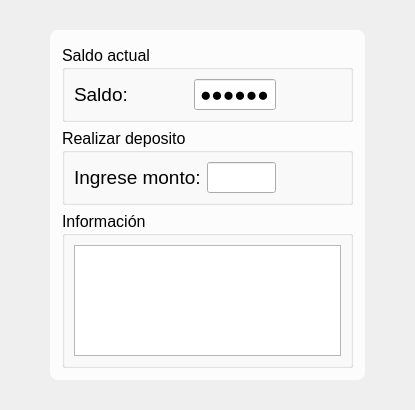
<?xml version="1.0" encoding="UTF-8"?>
<ui version="4.0">
 <class>MainWindow</class>
 <widget class="QMainWindow" name="MainWindow">
  <property name="windowModality">
   <enum>Qt::WindowModality::NonModal</enum>
  </property>
  <property name="geometry">
   <rect>
    <x>0</x>
    <y>0</y>
    <width>415</width>
    <height>410</height>
   </rect>
  </property>
  <property name="minimumSize">
   <size>
    <width>415</width>
    <height>410</height>
   </size>
  </property>
  <property name="maximumSize">
   <size>
    <width>415</width>
    <height>410</height>
   </size>
  </property>
  <property name="font">
   <font>
    <pointsize>16</pointsize>
    <bold>true</bold>
   </font>
  </property>
  <property name="windowTitle">
   <string>Cuenta bancaria</string>
  </property>
  <property name="windowIcon">
   <iconset resource="Resource.qrc">
    <normaloff>:/imagenes/Imagenes/ico_bank.png</normaloff>:/imagenes/Imagenes/ico_bank.png</iconset>
  </property>
  <property name="windowOpacity">
   <double>1.000000000000000</double>
  </property>
  <property name="styleSheet">
   <string notr="true">#MainWindow{
border-image: url(:/imagenes/Imagenes/bank.png);
}
</string>
  </property>
  <property name="tabShape">
   <enum>QTabWidget::TabShape::Rounded</enum>
  </property>
  <property name="dockNestingEnabled">
   <bool>true</bool>
  </property>
  <property name="dockOptions">
   <set>QMainWindow::DockOption::AllowNestedDocks|QMainWindow::DockOption::AllowTabbedDocks|QMainWindow::DockOption::AnimatedDocks</set>
  </property>
  <widget class="QWidget" name="centralwidget">
   <layout class="QVBoxLayout" name="verticalLayout_3">
    <property name="leftMargin">
     <number>50</number>
    </property>
    <property name="topMargin">
     <number>30</number>
    </property>
    <property name="rightMargin">
     <number>50</number>
    </property>
    <property name="bottomMargin">
     <number>30</number>
    </property>
    <item>
     <widget class="QGroupBox" name="gboxFondo">
      <property name="styleSheet">
       <string notr="true">#gboxFondo{
border: none;
border-radius: 8px;
background-color: rgba(252, 252, 252, 250);
}</string>
      </property>
      <property name="title">
       <string/>
      </property>
      <property name="flat">
       <bool>true</bool>
      </property>
      <layout class="QVBoxLayout" name="verticalLayout">
       <item>
        <widget class="QGroupBox" name="groupBox">
         <property name="font">
          <font>
           <pointsize>12</pointsize>
           <bold>false</bold>
          </font>
         </property>
         <property name="title">
          <string>Saldo actual</string>
         </property>
         <layout class="QHBoxLayout" name="horizontalLayout" stretch="7,5,1">
          <item>
           <widget class="QLabel" name="label">
            <property name="font">
             <font>
              <pointsize>14</pointsize>
              <bold>false</bold>
             </font>
            </property>
            <property name="text">
             <string>Saldo:</string>
            </property>
           </widget>
          </item>
          <item>
           <widget class="QLineEdit" name="viewSaldo">
            <property name="font">
             <font>
              <pointsize>14</pointsize>
              <bold>true</bold>
             </font>
            </property>
            <property name="inputMask">
             <string>999999</string>
            </property>
            <property name="text">
             <string/>
            </property>
            <property name="echoMode">
             <enum>QLineEdit::EchoMode::Password</enum>
            </property>
            <property name="cursorPosition">
             <number>1</number>
            </property>
            <property name="alignment">
             <set>Qt::AlignmentFlag::AlignCenter</set>
            </property>
            <property name="dragEnabled">
             <bool>false</bool>
            </property>
            <property name="readOnly">
             <bool>true</bool>
            </property>
            <property name="placeholderText">
             <string/>
            </property>
            <property name="cursorMoveStyle">
             <enum>Qt::CursorMoveStyle::LogicalMoveStyle</enum>
            </property>
           </widget>
          </item>
          <item>
           <widget class="QPushButton" name="btnVerSaldo">
            <property name="sizePolicy">
             <sizepolicy hsizetype="Expanding" vsizetype="Expanding">
              <horstretch>0</horstretch>
              <verstretch>0</verstretch>
             </sizepolicy>
            </property>
            <property name="font">
             <font>
              <pointsize>14</pointsize>
              <bold>false</bold>
             </font>
            </property>
            <property name="text">
             <string/>
            </property>
            <property name="icon">
             <iconset theme="QIcon::ThemeIcon::CameraWeb"/>
            </property>
            <property name="iconSize">
             <size>
              <width>30</width>
              <height>30</height>
             </size>
            </property>
            <property name="autoDefault">
             <bool>false</bool>
            </property>
            <property name="default">
             <bool>false</bool>
            </property>
            <property name="flat">
             <bool>true</bool>
            </property>
           </widget>
          </item>
         </layout>
        </widget>
       </item>
       <item>
        <widget class="QGroupBox" name="groupBox_2">
         <property name="font">
          <font>
           <pointsize>12</pointsize>
           <bold>false</bold>
          </font>
         </property>
         <property name="title">
          <string>Realizar deposito</string>
         </property>
         <layout class="QHBoxLayout" name="horizontalLayout_2" stretch="7,5,1">
          <item>
           <widget class="QLabel" name="label_2">
            <property name="sizePolicy">
             <sizepolicy hsizetype="Expanding" vsizetype="Preferred">
              <horstretch>0</horstretch>
              <verstretch>0</verstretch>
             </sizepolicy>
            </property>
            <property name="font">
             <font>
              <pointsize>14</pointsize>
              <bold>false</bold>
             </font>
            </property>
            <property name="text">
             <string>Ingrese monto:</string>
            </property>
           </widget>
          </item>
          <item>
           <widget class="QLineEdit" name="inIngreso">
            <property name="font">
             <font>
              <pointsize>14</pointsize>
              <bold>true</bold>
             </font>
            </property>
            <property name="cursor">
             <cursorShape>IBeamCursor</cursorShape>
            </property>
            <property name="styleSheet">
             <string notr="true"/>
            </property>
            <property name="inputMask">
             <string>999999</string>
            </property>
            <property name="echoMode">
             <enum>QLineEdit::EchoMode::Normal</enum>
            </property>
            <property name="cursorPosition">
             <number>0</number>
            </property>
            <property name="dragEnabled">
             <bool>false</bool>
            </property>
            <property name="cursorMoveStyle">
             <enum>Qt::CursorMoveStyle::LogicalMoveStyle</enum>
            </property>
           </widget>
          </item>
          <item>
           <widget class="QPushButton" name="btnDepositar">
            <property name="sizePolicy">
             <sizepolicy hsizetype="Expanding" vsizetype="Expanding">
              <horstretch>0</horstretch>
              <verstretch>0</verstretch>
             </sizepolicy>
            </property>
            <property name="font">
             <font>
              <pointsize>14</pointsize>
              <bold>false</bold>
             </font>
            </property>
            <property name="text">
             <string/>
            </property>
            <property name="icon">
             <iconset theme="QIcon::ThemeIcon::DocumentSave"/>
            </property>
            <property name="iconSize">
             <size>
              <width>30</width>
              <height>30</height>
             </size>
            </property>
            <property name="flat">
             <bool>true</bool>
            </property>
           </widget>
          </item>
         </layout>
        </widget>
       </item>
       <item>
        <widget class="QGroupBox" name="groupBox_3">
         <property name="font">
          <font>
           <pointsize>12</pointsize>
           <bold>false</bold>
          </font>
         </property>
         <property name="title">
          <string>Información</string>
         </property>
         <layout class="QVBoxLayout" name="verticalLayout_2">
          <item>
           <widget class="QListWidget" name="listMovimientos">
            <property name="alternatingRowColors">
             <bool>true</bool>
            </property>
           </widget>
          </item>
         </layout>
        </widget>
       </item>
      </layout>
     </widget>
    </item>
   </layout>
  </widget>
 </widget>
 <resources>
  <include location="Resource.qrc"/>
 </resources>
 <connections/>
</ui>
